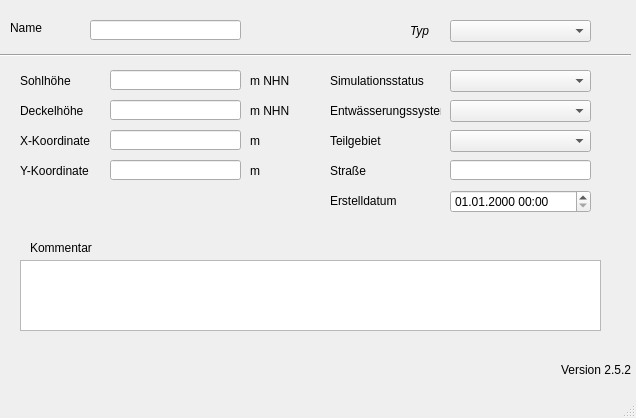
<?xml version="1.0" encoding="UTF-8"?>
<ui version="4.0">
 <class>MainWindow</class>
 <widget class="QMainWindow" name="MainWindow">
  <property name="geometry">
   <rect>
    <x>0</x>
    <y>0</y>
    <width>636</width>
    <height>418</height>
   </rect>
  </property>
  <property name="windowTitle">
   <string>MainWindow</string>
  </property>
  <widget class="QWidget" name="centralwidget">
   <widget class="QLabel" name="label">
    <property name="geometry">
     <rect>
      <x>10</x>
      <y>20</y>
      <width>46</width>
      <height>16</height>
     </rect>
    </property>
    <property name="text">
     <string>Name</string>
    </property>
   </widget>
   <widget class="QLabel" name="label_8">
    <property name="geometry">
     <rect>
      <x>250</x>
      <y>70</y>
      <width>46</width>
      <height>21</height>
     </rect>
    </property>
    <property name="text">
     <string>m NHN</string>
    </property>
   </widget>
   <widget class="QLabel" name="label_11">
    <property name="geometry">
     <rect>
      <x>250</x>
      <y>130</y>
      <width>46</width>
      <height>21</height>
     </rect>
    </property>
    <property name="text">
     <string>m</string>
    </property>
   </widget>
   <widget class="QLabel" name="label_5">
    <property name="geometry">
     <rect>
      <x>20</x>
      <y>100</y>
      <width>71</width>
      <height>21</height>
     </rect>
    </property>
    <property name="text">
     <string>Deckelhöhe</string>
    </property>
   </widget>
   <widget class="QLabel" name="label_6">
    <property name="geometry">
     <rect>
      <x>20</x>
      <y>130</y>
      <width>71</width>
      <height>21</height>
     </rect>
    </property>
    <property name="text">
     <string>X-Koordinate</string>
    </property>
   </widget>
   <widget class="QLabel" name="label_12">
    <property name="geometry">
     <rect>
      <x>250</x>
      <y>160</y>
      <width>46</width>
      <height>21</height>
     </rect>
    </property>
    <property name="text">
     <string>m</string>
    </property>
   </widget>
   <widget class="QLabel" name="label_10">
    <property name="geometry">
     <rect>
      <x>250</x>
      <y>100</y>
      <width>46</width>
      <height>21</height>
     </rect>
    </property>
    <property name="text">
     <string>m NHN</string>
    </property>
   </widget>
   <widget class="QLabel" name="label_9">
    <property name="geometry">
     <rect>
      <x>20</x>
      <y>160</y>
      <width>71</width>
      <height>21</height>
     </rect>
    </property>
    <property name="text">
     <string>Y-Koordinate</string>
    </property>
   </widget>
   <widget class="QLabel" name="label_3">
    <property name="geometry">
     <rect>
      <x>20</x>
      <y>70</y>
      <width>71</width>
      <height>21</height>
     </rect>
    </property>
    <property name="text">
     <string>Sohlhöhe</string>
    </property>
   </widget>
   <widget class="Line" name="line">
    <property name="geometry">
     <rect>
      <x>0</x>
      <y>40</y>
      <width>631</width>
      <height>31</height>
     </rect>
    </property>
    <property name="orientation">
     <enum>Qt::Horizontal</enum>
    </property>
   </widget>
   <widget class="QLabel" name="label_14">
    <property name="geometry">
     <rect>
      <x>30</x>
      <y>240</y>
      <width>81</width>
      <height>16</height>
     </rect>
    </property>
    <property name="text">
     <string>Kommentar</string>
    </property>
   </widget>
   <widget class="QLabel" name="label_20">
    <property name="geometry">
     <rect>
      <x>330</x>
      <y>70</y>
      <width>111</width>
      <height>21</height>
     </rect>
    </property>
    <property name="text">
     <string>Simulationsstatus</string>
    </property>
   </widget>
   <widget class="QLabel" name="label_71">
    <property name="geometry">
     <rect>
      <x>330</x>
      <y>190</y>
      <width>71</width>
      <height>21</height>
     </rect>
    </property>
    <property name="text">
     <string>Erstelldatum</string>
    </property>
   </widget>
   <widget class="QLabel" name="label_40">
    <property name="geometry">
     <rect>
      <x>330</x>
      <y>100</y>
      <width>111</width>
      <height>21</height>
     </rect>
    </property>
    <property name="text">
     <string>Entwässerungssystem</string>
    </property>
   </widget>
   <widget class="QLineEdit" name="schnam">
    <property name="geometry">
     <rect>
      <x>90</x>
      <y>20</y>
      <width>151</width>
      <height>20</height>
     </rect>
    </property>
   </widget>
   <widget class="QLineEdit" name="sohlhoehe">
    <property name="geometry">
     <rect>
      <x>110</x>
      <y>70</y>
      <width>131</width>
      <height>20</height>
     </rect>
    </property>
   </widget>
   <widget class="QLineEdit" name="deckelhoehe">
    <property name="geometry">
     <rect>
      <x>110</x>
      <y>100</y>
      <width>131</width>
      <height>20</height>
     </rect>
    </property>
   </widget>
   <widget class="QLineEdit" name="xsch">
    <property name="geometry">
     <rect>
      <x>110</x>
      <y>130</y>
      <width>131</width>
      <height>20</height>
     </rect>
    </property>
   </widget>
   <widget class="QLineEdit" name="ysch">
    <property name="geometry">
     <rect>
      <x>110</x>
      <y>160</y>
      <width>131</width>
      <height>20</height>
     </rect>
    </property>
   </widget>
   <widget class="QComboBox" name="simstatus">
    <property name="geometry">
     <rect>
      <x>450</x>
      <y>70</y>
      <width>141</width>
      <height>22</height>
     </rect>
    </property>
   </widget>
   <widget class="QComboBox" name="entwart">
    <property name="geometry">
     <rect>
      <x>450</x>
      <y>100</y>
      <width>141</width>
      <height>22</height>
     </rect>
    </property>
   </widget>
   <widget class="QTextEdit" name="kommentar">
    <property name="geometry">
     <rect>
      <x>20</x>
      <y>260</y>
      <width>581</width>
      <height>71</height>
     </rect>
    </property>
   </widget>
   <widget class="QLabel" name="label_2">
    <property name="geometry">
     <rect>
      <x>330</x>
      <y>160</y>
      <width>46</width>
      <height>21</height>
     </rect>
    </property>
    <property name="text">
     <string>Straße</string>
    </property>
   </widget>
   <widget class="QLabel" name="label_13">
    <property name="geometry">
     <rect>
      <x>330</x>
      <y>130</y>
      <width>71</width>
      <height>21</height>
     </rect>
    </property>
    <property name="text">
     <string>Teilgebiet</string>
    </property>
    <property name="buddy">
     <cstring>simstatus</cstring>
    </property>
   </widget>
   <widget class="QComboBox" name="teilgebiet">
    <property name="geometry">
     <rect>
      <x>450</x>
      <y>130</y>
      <width>141</width>
      <height>22</height>
     </rect>
    </property>
   </widget>
   <widget class="QLabel" name="lb_version">
    <property name="geometry">
     <rect>
      <x>560</x>
      <y>360</y>
      <width>71</width>
      <height>20</height>
     </rect>
    </property>
    <property name="toolTip">
     <string>Version QKan Import</string>
    </property>
    <property name="text">
     <string>Version 2.5.2</string>
    </property>
    <property name="alignment">
     <set>Qt::AlignRight|Qt::AlignTrailing|Qt::AlignVCenter</set>
    </property>
   </widget>
   <widget class="QLabel" name="label_21">
    <property name="geometry">
     <rect>
      <x>410</x>
      <y>20</y>
      <width>31</width>
      <height>21</height>
     </rect>
    </property>
    <property name="font">
     <font>
      <italic>true</italic>
     </font>
    </property>
    <property name="text">
     <string>Typ</string>
    </property>
   </widget>
   <widget class="QComboBox" name="schachttyp">
    <property name="geometry">
     <rect>
      <x>450</x>
      <y>20</y>
      <width>141</width>
      <height>22</height>
     </rect>
    </property>
    <property name="font">
     <font>
      <italic>true</italic>
     </font>
    </property>
    <property name="toolTip">
     <string>&lt;html&gt;&lt;head/&gt;&lt;body&gt;&lt;p&gt;Hier kann der Knotentyp geändert werden&lt;/p&gt;&lt;/body&gt;&lt;/html&gt;</string>
    </property>
    <property name="statusTip">
     <string>Hier kann der Knotentyp geändert werden</string>
    </property>
    <property name="whatsThis">
     <string>Hier kann der Knotentyp geändert werden</string>
    </property>
   </widget>
   <widget class="QLineEdit" name="strasse">
    <property name="geometry">
     <rect>
      <x>450</x>
      <y>160</y>
      <width>141</width>
      <height>20</height>
     </rect>
    </property>
   </widget>
   <widget class="QgsDateTimeEdit" name="createdat">
    <property name="geometry">
     <rect>
      <x>450</x>
      <y>190</y>
      <width>141</width>
      <height>23</height>
     </rect>
    </property>
    <property name="currentSection">
     <enum>QDateTimeEdit::DaySection</enum>
    </property>
    <property name="displayFormat">
     <string>dd.MM.yyyy HH:mm</string>
    </property>
   </widget>
  </widget>
  <widget class="QMenuBar" name="menubar">
   <property name="geometry">
    <rect>
     <x>0</x>
     <y>0</y>
     <width>636</width>
     <height>21</height>
    </rect>
   </property>
  </widget>
  <widget class="QStatusBar" name="statusbar"/>
 </widget>
 <customwidgets>
  <customwidget>
   <class>QgsDateTimeEdit</class>
   <extends>QDateTimeEdit</extends>
   <header>qgsdatetimeedit.h</header>
  </customwidget>
 </customwidgets>
 <tabstops>
  <tabstop>schnam</tabstop>
  <tabstop>sohlhoehe</tabstop>
  <tabstop>deckelhoehe</tabstop>
  <tabstop>xsch</tabstop>
  <tabstop>ysch</tabstop>
  <tabstop>simstatus</tabstop>
  <tabstop>entwart</tabstop>
  <tabstop>kommentar</tabstop>
 </tabstops>
 <resources/>
 <connections/>
</ui>
